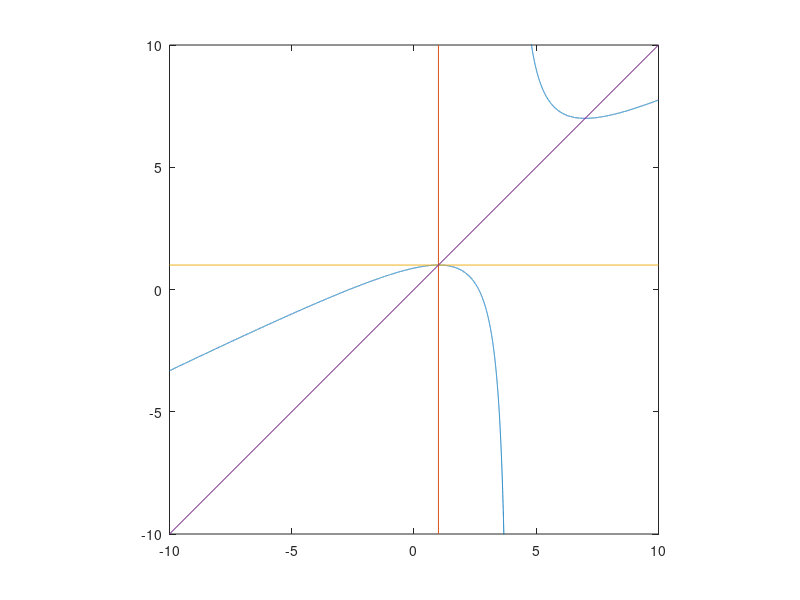

Here is the MATLAB script that generated this plot:
clear f f1 f2 x y

f = poly([1 7]);
f1 = polyder(f);
f2 = polyder(f1);
x = [-10:.001:10];
y = x - polyval(f,x)./polyval(f1,x);
plot(x,y,[1 1],[-10 10],[-10 10],[1 1],[-10 10],[-10 10]);%,mean(roots(f))*ones(2,1),[-10 10],[-10 10],[-5+mean(roots(f))/2 5+mean(roots(f))/2]);
axis([-10 10 -10 10]);
axis equal